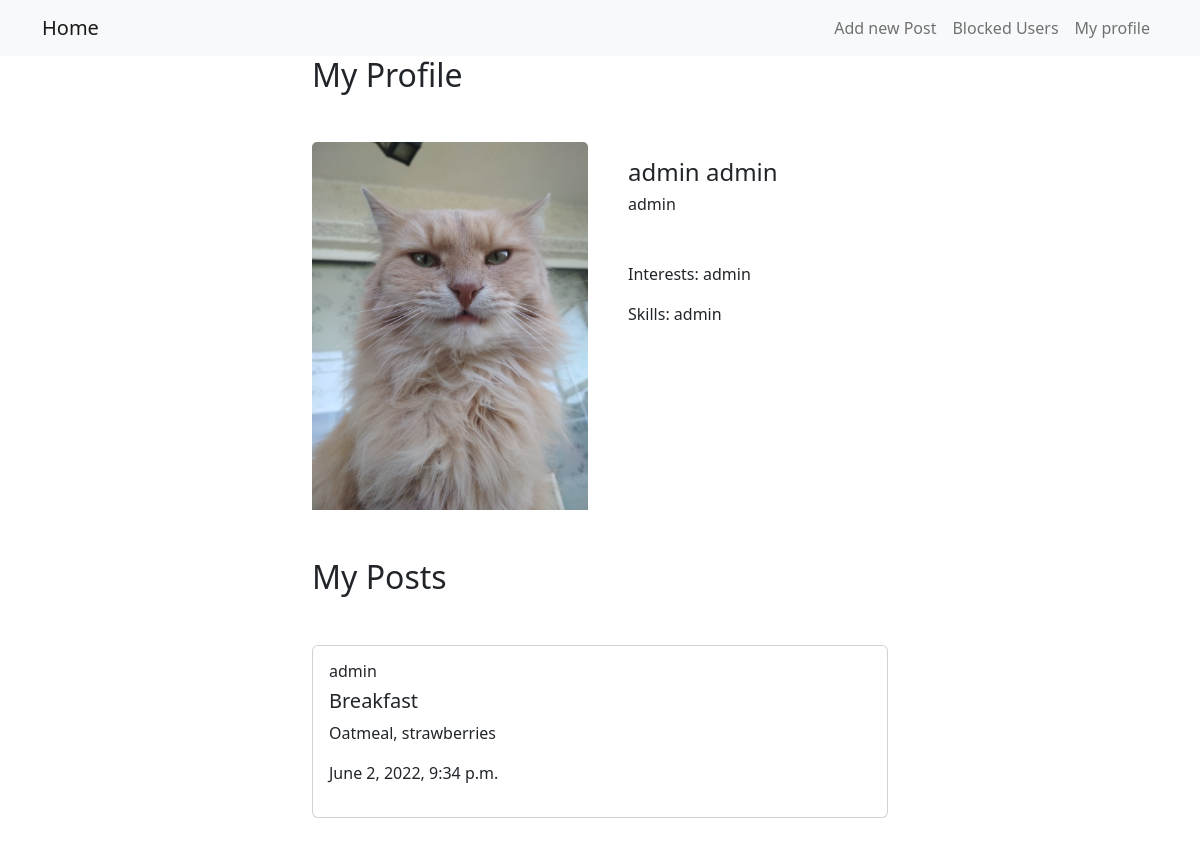
/profile/ (signed in), run on the app's committed database.
### BlogPost/models.py (models this page shows, shortened)
class CustomUser(models.Model):
    name = models.CharField(max_length=50)
    surname = models.CharField(max_length=50)
    user = models.ForeignKey(User, on_delete=models.CASCADE)
    image = models.ImageField(upload_to="profile_images/", null=True, blank=True)
    interests = models.TextField(max_length=200, null=True, blank=True)
    skills = models.TextField(max_length=200, null=True, blank=True)
    profession = models.CharField(max_length=50, null=True, blank=True)
    def __str__(self):
        return self.name + " " + self.surname

class BlogPost(models.Model):
    author = models.ForeignKey(User, on_delete=models.CASCADE)
    title = models.CharField(max_length=50)
    content = models.TextField()
    files = models.FileField(upload_to="post_files/", null=True, blank=True)
    date_created = models.DateTimeField(auto_now_add=True)
    last_updated = models.DateTimeField(auto_now=True)

### BlogPost/views.py (the view)
# urls.py: path('profile/', get_profile, name="profile"),
def get_profile(request):
    logged_in_user = request.user
    posts_list = BlogPost.objects.filter(author=logged_in_user).all()
    profile = CustomUser.objects.filter(user=logged_in_user).all()
    context = {"profile": profile[0], "posts": posts_list, }
    return render(request, "profile.html", context=context)

### BlogPost/templates/profile.html (shortened to what this page needs)
<!DOCTYPE html>
<html lang="en">
<head>
	<link href="https://cdn.jsdelivr.net/npm/bootstrap@5.2.0-beta1/dist/css/bootstrap.min.css" rel="stylesheet">
</head>
<body>
	<nav class="navbar navbar-expand-lg navbar-light bg-light">
		<div class="container">
			<a href="/posts" class="navbar-brand">Home</a>
			<ul class="navbar-nav ml-auto">
				<li class="nav-item">
					<a class="nav-link" href="/add/post">
						Add new Post
					</a>
				</li>
				<li class="nav-item">
					<a class="nav-link" href="/blockedUsers">
						Blocked Users
					</a>
				</li>
				<li class="nav-item">
					<a class="nav-link" href="/profile">
						My profile
					</a>
				</li>
			</ul>
		</div>
	</nav>
	<div class="container w-50">
		<h2 class="">My Profile</h2>
		<div class="card mb-3 border-0 mt-5">
        	<div class="row no-gutters">
				<div class="col-md-6">
					<img src="{{MEDIA_URL}} {{profile.image.url}}" class="card-img-top" alt="...">
				</div>
				<div class="col-md-6">
					<div class="card-body">
						<h4 class="card-title">{{profile}}</h4>
						<h6 class="card-subtitle mt-1">{{profile.profession}}</h6>
						<p class="card-text mt-5">Interests: {{profile.interests}}</p>
						<p class="card-text">Skills: {{profile.skills}}</p>
					</div>
				</div>
			</div>
		</div>
		<div class="div-container mt-5">
			<h2>My Posts</h2>
			<div class="mt-5 mb-5">
				{% for post in posts %}
					<div class="card mt-3">
						<div class="card-body">
							<h6 class="card-title">{{post.author}}</h6>
							<h5 class="card-title">	{{post.title}}</h5>
							<p class="card-text">{{post.content}}</p>
							<p>{{post.date_created}}</p>
						</div>
					</div>
				{% endfor %}
			</div>
		</div>
	</div>
</body>
</html>

### data on the page
CustomUser: image (picture), name+surname "admin admin", profession "admin", interests "admin", skills "admin"
BlogPost: author "admin", title "Breakfast", content "Oatmeal, strawberries", date_created "June 2, 2022, 9:34 p.m."
